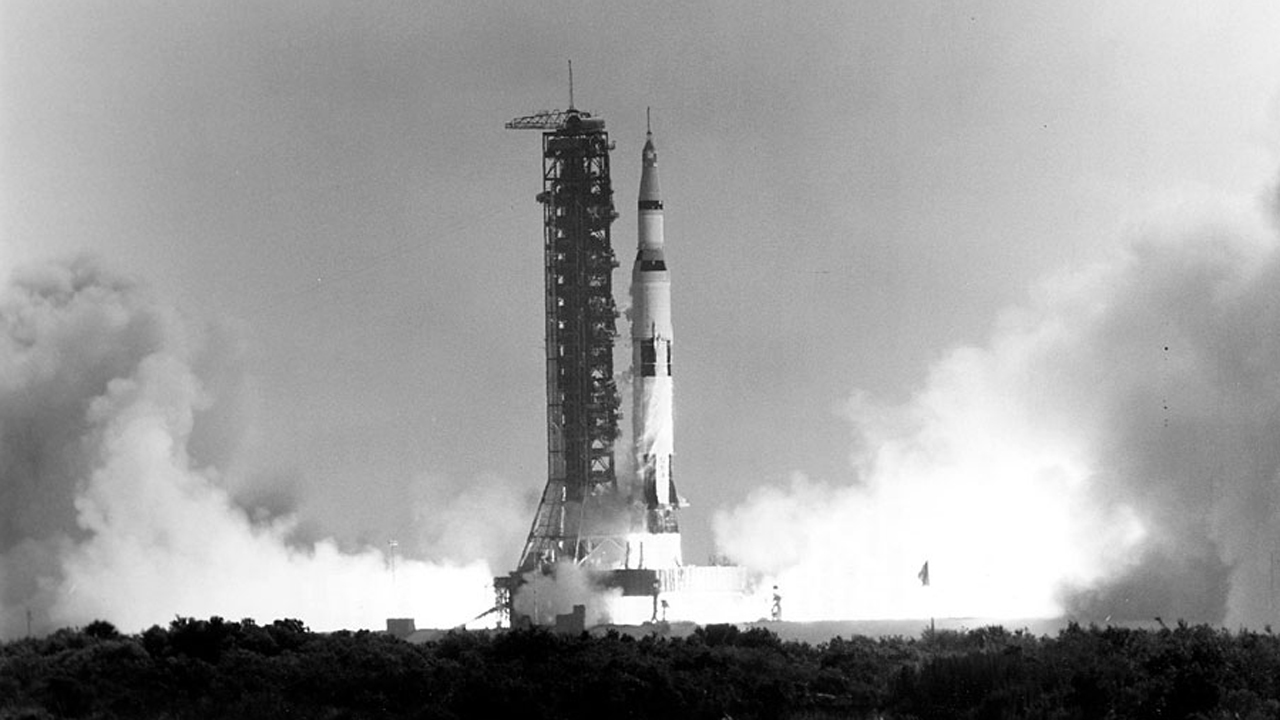
#> input picture 3_Image_Annotation/Apollo_11_Launch.jpg, 1280 x 720 px
$ jupyter execute Worked_Program_3.ipynb   (shell and % lines are left out)
#> lines starting #> are read from the running program, lines starting #| are printed output that depends on the picture; after the words box and inside, x2 and y2 are one past the last pixel; in counts of white or black regions, pixels touching at a corner belong together
Annotating Images
Topic covered:
        1.Draw a line
        2.Draw a circle
        3.Draw a rectangles
        4.Add text

[cell 1]
# Import libraries
import os
import cv2
import matplotlib
import numpy as np
import matplotlib.pyplot as plt

from zipfile import ZipFile
from urllib.request import urlretrieve

matplotlib.rcParams['figure.figsize'] = (9.0, 9.0)

[cell 2]
def download_and_unzip(url, save_path):
    print(f"Downloading and extracting assests....", end="")

    # Downloading zip file using urllib package.
    urlretrieve(url, save_path)
#> (this line was passed over: the network is not available in this run)

    try:
        # Extracting zip file using the zipfile package.
        with ZipFile(save_path) as z:
            # Extract ZIP file contents in the same directory.
            z.extractall(os.path.split(save_path)[0])

        print("Done")

    except Exception as e:
        print("\nInvalid file.", e)

[cell 3]
URL = r"https://www.dropbox.com/s/48hboi1m4crv1tl/opencv_bootcamp_assets_NB3.zip?dl=1"

asset_zip_path = os.path.join(os.getcwd(), f"opencv_bootcamp_assets_NB3.zip")

# Download if assest ZIP does not exists.
if not os.path.exists(asset_zip_path):
    download_and_unzip(URL, asset_zip_path)

[cell 4]
img=cv2.imread("Apollo_11_Launch.jpg")
#> img is the input picture: shape (720, 1280, 3); min 0, max 255, mean 156.2
#plt.imshow(img[:,:,::-1])
plt.imshow(img)#,cmap='grey')
plt.show()

Example to convert colored image into grayscale image....

[cell 5]
dimg = cv2.imread("dingu.jpg")
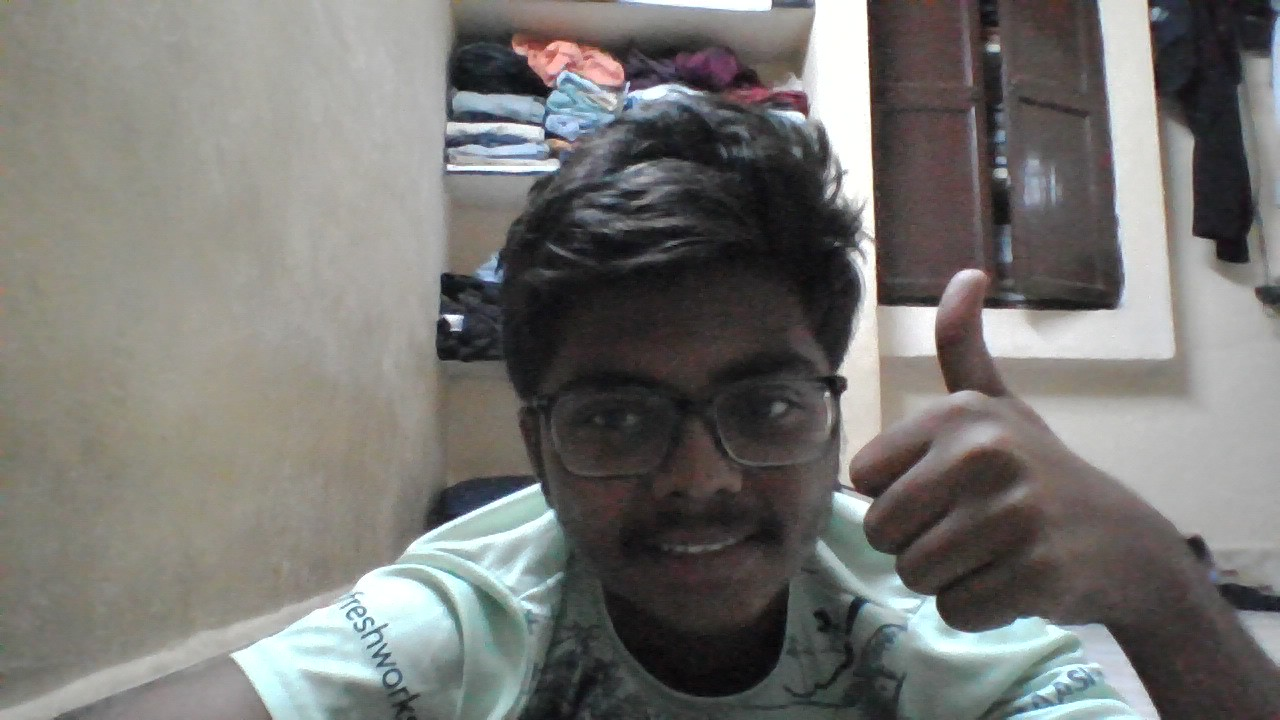
#> input picture 3_Image_Annotation/dingu.jpg, 1280 x 720 px
#> dimg is the input picture: shape (720, 1280, 3); mean B, G, R 114.5, 117.4, 118.4
gray = cv2.cvtColor(dimg, cv2.COLOR_BGR2GRAY)

plt.imshow(gray,cmap='grey')
plt.show()

Function Syntx
img = cv2.line(img, pt1, pt2, color[, thickness[, lineType[, shift]]])
img: The output image that has been annotated.

The function has 4 required arguments:

img: Image on which we will draw a line

pt1: First point(x,y location) of the line segment

pt2: Second point of the line segment

color: Color of the line which will be drawn

Other optional arguments that are important for us to know include:

thickness: Integer specifying the line thickness. Default value is 1.

lineType: Type of the line. Default value is 8 which stands for an 8-connected line. Usually, cv2.LINE_AA (antialiased or smooth line) is used for the lineType.

[cell 6]
# Let draw a line on the image
# Copying the image
img_line = img.copy()
cv2.line(img_line,(200,350),(1000,350),(100,200,255),thickness = 17)
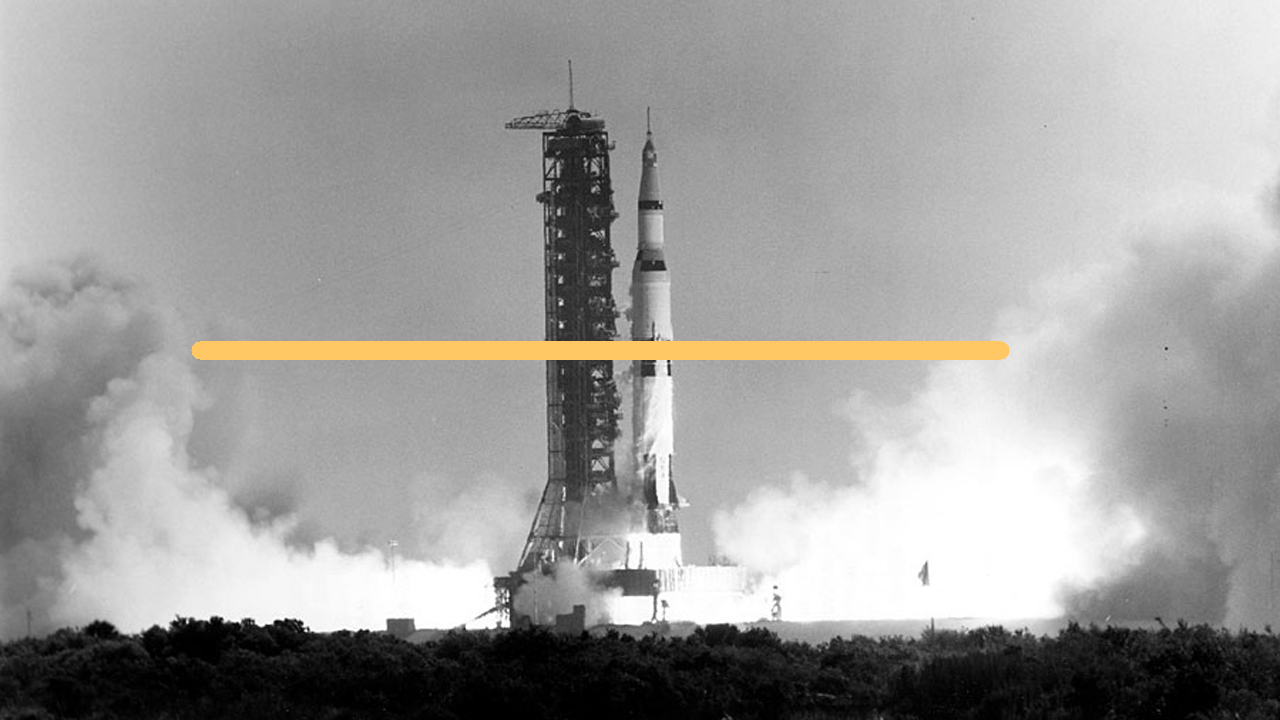
#> img_line: shape (720, 1280, 3); 1.68% of pixels changed, all inside (x1, y1, x2, y2) = (191, 341, 1010, 360)
plt.imshow(img_line)
plt.show()

Functional syntx
img = cv2.circle(img, center, radius, color[, thickness[, lineType[, shift]]])
img: The output image that has been annotated.

The function has 4 required arguments:

img: Image on which we will draw a line

center: Center of the circle

radius: Radius of the circle

color: Color of the circle which will be drawn

Next, let's check out the (optional) arguments which we are going to use quite extensively.

thickness: Thickness of the circle outline (if positive). If a negative value is supplied for this argument, it will result in a filled circle.

lineType: Type of the circle boundary. This is exact same as lineType argument in cv2.line

[cell 7]
# Similarly for circle...
img_circle = img.copy()
cv2.circle(img_circle,(930,570),100,(154,210,180),thickness = 10)
#> img_circle: shape (720, 1280, 3); 0.75% of pixels changed, all inside (x1, y1, x2, y2) = (825, 465, 1036, 676)
plt.imshow(img_circle)
plt.show()

Drawing a Rectangle
We will use cv2.rectangle function to draw a rectangle on an image. The function syntax is as follows.

Functional syntx
img = cv2.rectangle(img, pt1, pt2, color[, thickness[, lineType[, shift]]])

img: The output image that has been annotated.

The function has 4 required arguments:

img: Image on which the rectangle is to be drawn.

pt1: Vertex of the rectangle. Usually we use the top-left vertex here.

pt2: Vertex of the rectangle opposite to pt1. Usually we use the bottom-right vertex here.

color: Rectangle color

Next, let's check out the (optional) arguments which we are going to use quite extensively.

thickness: Thickness of the circle outline (if positive). If a negative value is supplied for this argument, it will result in a filled rectangle.

lineType: Type of the circle boundary. This is exact same as lineType argument in cv2.line

[cell 8]
# Let a draw a rectangle..

img_rect = img.copy()

cv2.rectangle(img_rect,(880,500),(970,650),(230,120,179),thickness = 10)
cv2.rectangle(img_rect,(400,50),(750,650),(200,189,109),thickness = 10)
plt.imshow(img_rect)
plt.show()

Adding Text
Finally, let's see how we can write some text on an image using cv2.putText function.

Functional syntx
img = cv2.putText(img, text, org, fontFace, fontScale, color[, thickness[, lineType[, bottomLeftOrigin]]])

img: The output image that has been annotated.

The function has 6 required arguments:

    img: Image on which the text has to be written.

    text: Text string to be written.

    org: Bottom-left corner of the text string in the image.

    fontFace: Font type

    fontScale: Font scale factor that is multiplied by the font-specific base size.

    color: Font color

Other optional arguments that are important for us to know include:

    thickness: Integer specifying the line thickness for the text. Default value is 1.

    lineType: Type of the line. Default value is 8 which stands for an 8-connected line. Usually, cv2.LINE_AA   (antialiased or smooth line) is used for the lineType.

[cell 9]
# Adding text requires 6 arugments..

img_text =img.copy()
# 6 arugments..

# image_name  - 1st argument
text = " Rocket Launching "  # 2nd argument
org = (200,80)  # 3rd argument
fontface =  cv2.FONT_ITALIC # 4th argument
fontscale = 2.5  # 5th argument
fontcolor= (200,189,109) # 6th argument
Thickness = 15 # Optional Argument

cv2.putText(img_text,text,org,fontface,fontscale,fontcolor,Thickness)
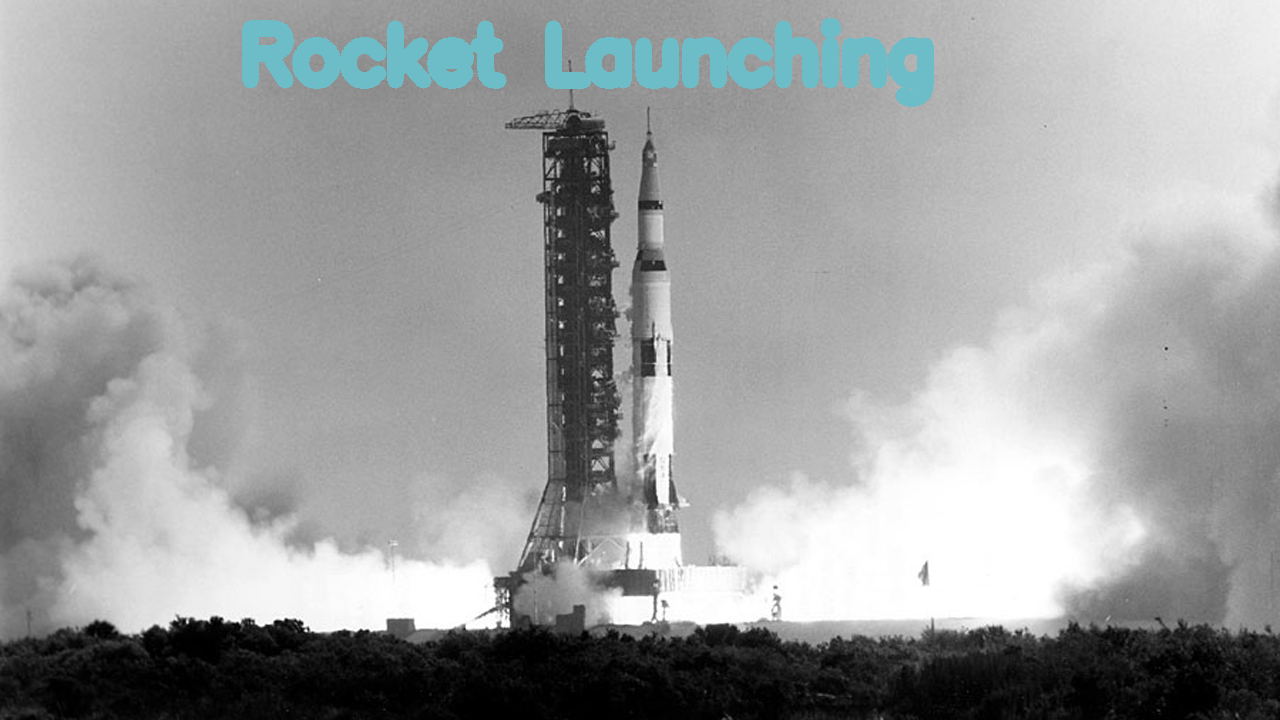
#> img_text: shape (720, 1280, 3); 2.98% of pixels changed, all inside (x1, y1, x2, y2) = (242, 17, 934, 107)
plt.imshow(img_text)
plt.show()

[cell 10]
# Let try a exmaple with dingu...

dmg = cv2.imread("dingu.jpg",1)
plt.imshow(dmg[:,:,::-1])
plt.show()

[cell 11]
dmg_circle = dmg.copy()
cv2.circle(dmg_circle,(990,430),240,(200,190,210),thickness = 10)
# Adding a text

text = " DINGU's TIME "
org = (10,250)
fontface =  cv2.FONT_ITALIC
fontscale = 2
fontcolor = (255,0,0)
thicknesss = 8

cv2.putText(dmg_circle,text,org,fontface,fontscale,fontcolor,thicknesss)
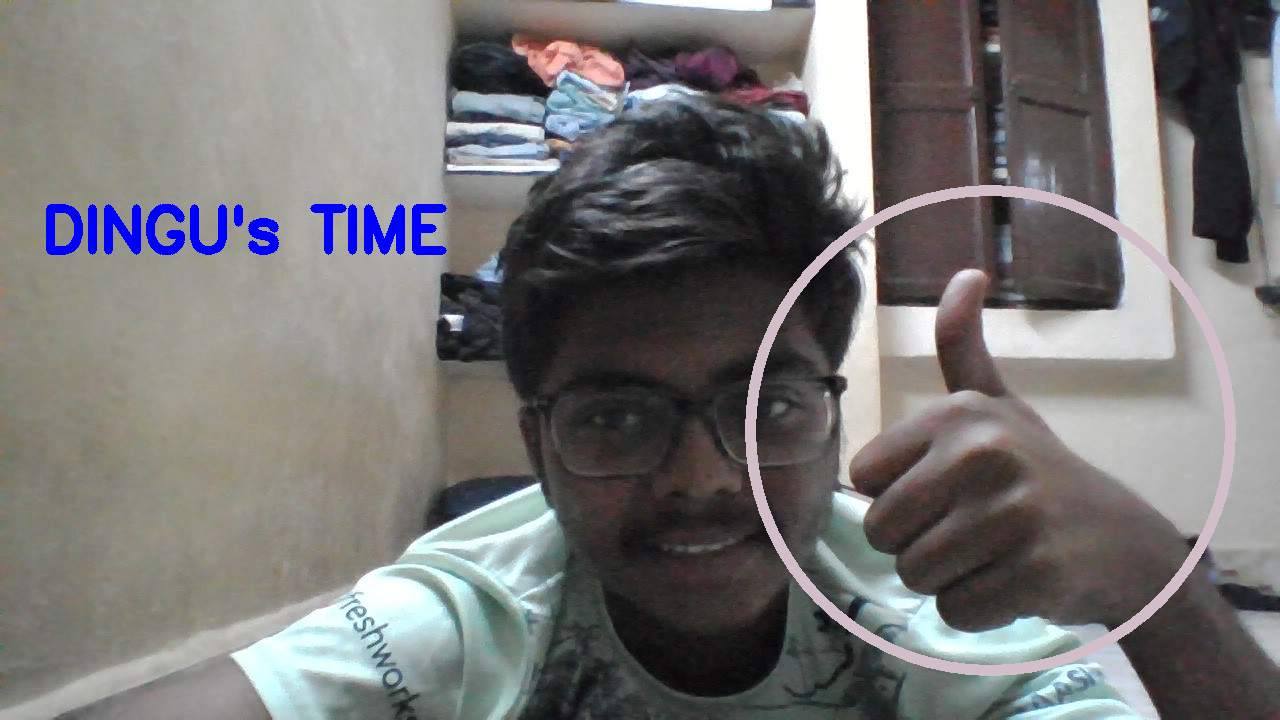
#> dmg_circle: shape (720, 1280, 3); mean B, G, R 117.2, 117.4, 118.8

plt.imshow(dmg_circle[:,:,::-1])
plt.show()
